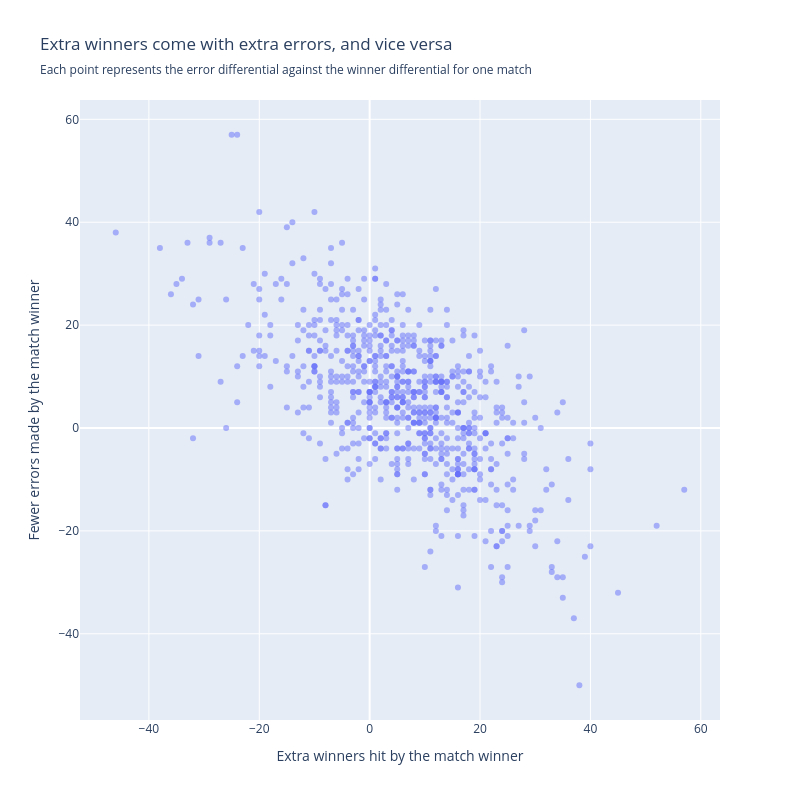

Notebook cell for this chart:
### Markdown cell above
With a scatter plot (each point = one match), we can identify a general pattern for how each individual game is distributed and identify if a relationship might exist between winners and unforced errors.

### Code cell
scatterplot = px.scatter(df, x="Extra winners hit by the match winner", y="Fewer errors made by the match winner",
    title="Extra winners come with extra errors, and vice versa",
    subtitle="Each point represents the error differential against the winner differential for one match",
    opacity=0.5,
    width=800,
    height=800,
)

scatterplot.show()

### Figure 1 — Plotly figure (JSON) as saved in the notebook; plotly's stock layout.template omitted (floating-point values rounded to 4 significant figures; data arrays with more than 128 entries replaced by an {"elided": "..."} marker saying what was removed)
{"data": [{"hovertemplate": "Extra winners hit by the match winner=%{x}<br>Fewer errors made by the match winner=%{y}<extra></extra>", "legendgroup": "", "marker": {"color": "#636efa", "opacity": 0.5, "symbol": "circle"}, "mode": "markers", "name": "", "orientation": "v", "showlegend": false, "type": "scatter", "x": {"elided": "712 int values"}, "xaxis": "x", "y": {"elided": "712 int values"}, "yaxis": "y"}], "layout": {"height": 800, "legend": {"tracegroupgap": 0}, "title": {"subtitle": {"text": "Each point represents the error differential against the winner differential for one match"}, "text": "Extra winners come with extra errors, and vice versa"}, "width": 800, "xaxis": {"anchor": "y", "domain": [0, 1], "title": {"text": "Extra winners hit by the match winner"}}, "yaxis": {"anchor": "x", "domain": [0, 1], "title": {"text": "Fewer errors made by the match winner"}}}}
